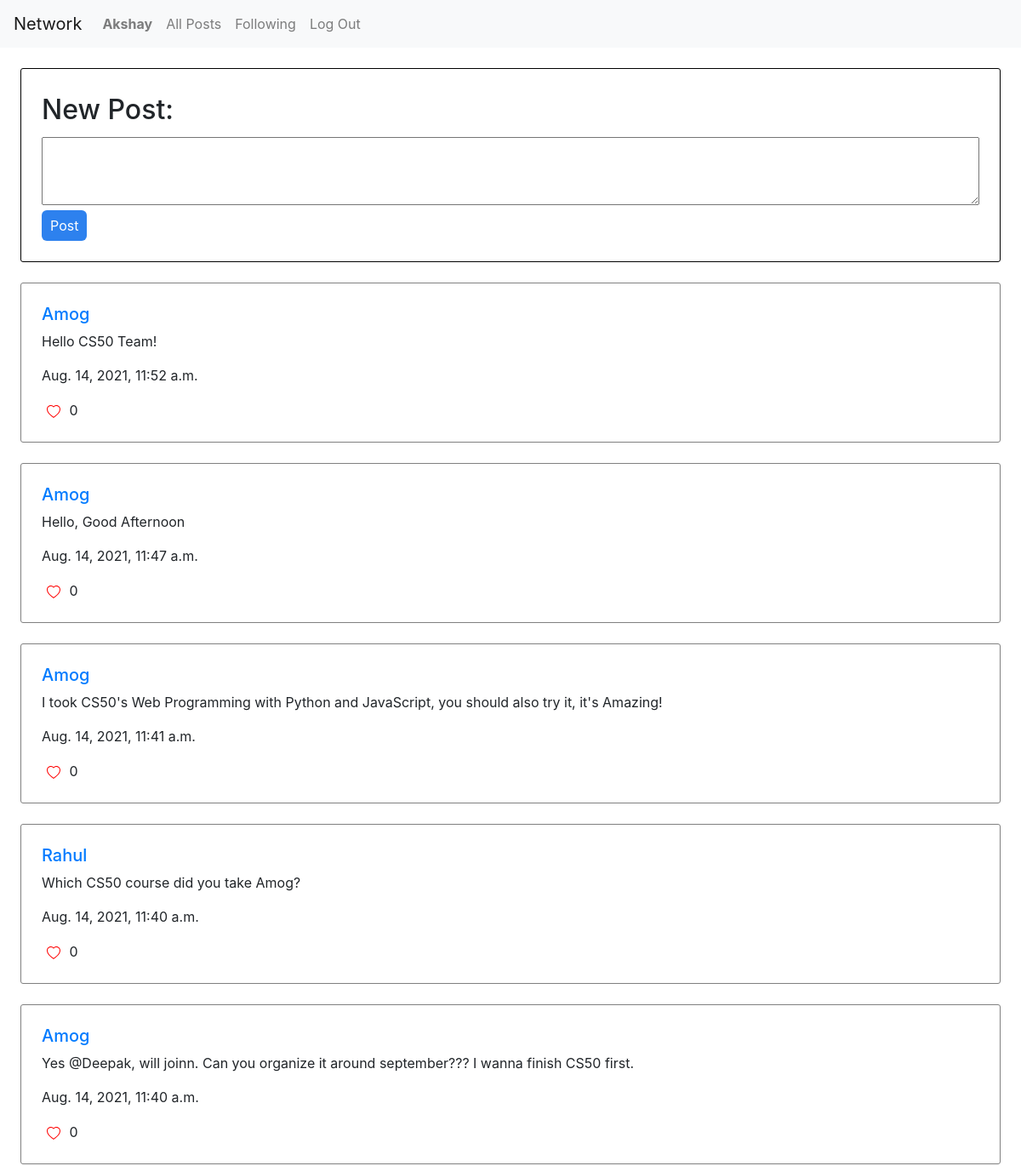
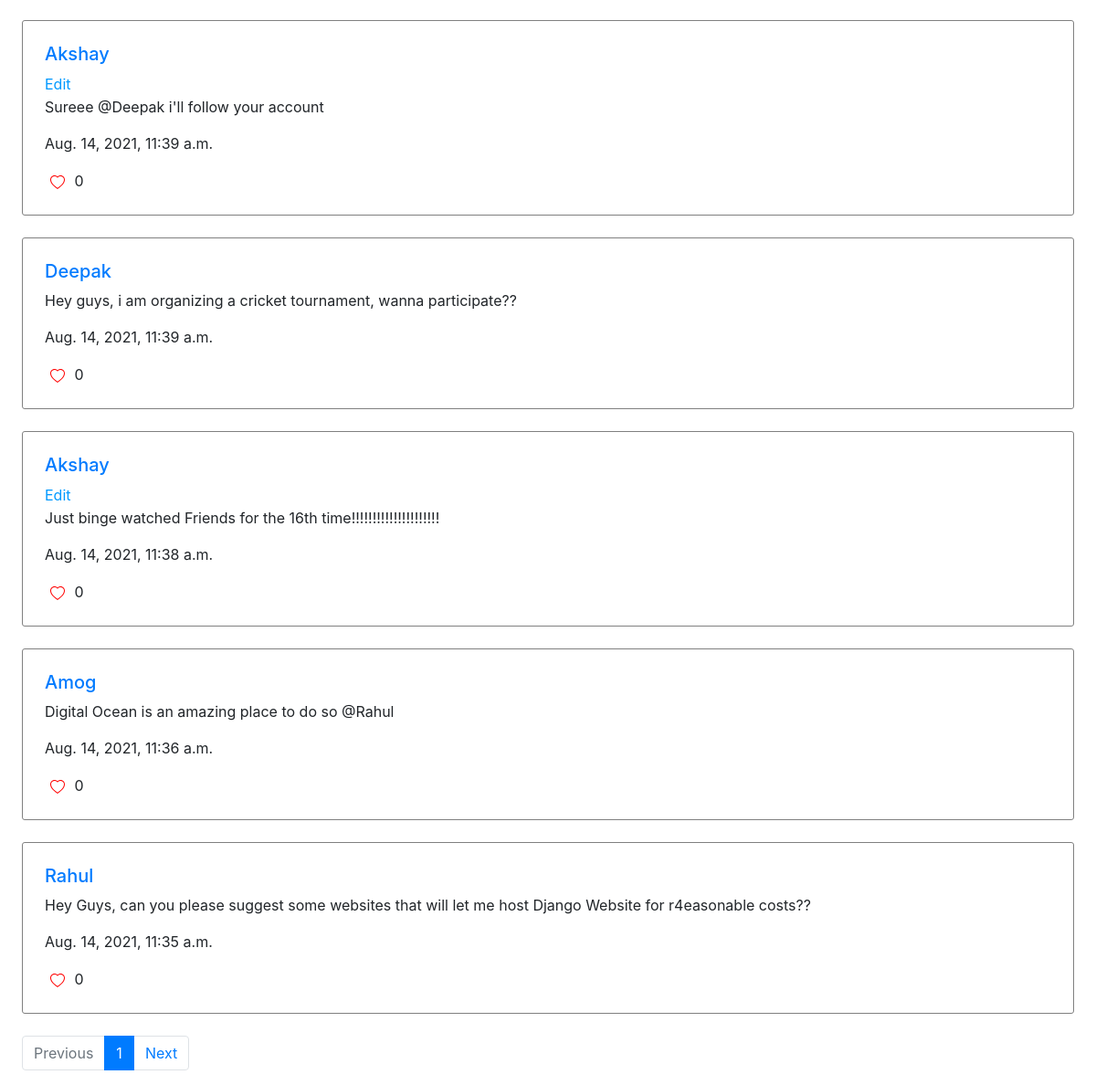
Screenshot of / (signed in) with the database file from the repository (2 pictures, top to bottom).
### network/models.py (models this page shows, shortened)
class User(AbstractUser):
    pass

class Post(models.Model):
    poster=models.ForeignKey(User,on_delete=models.CASCADE,related_name="poster")
    post_content=models.TextField(default=None,verbose_name="New Post")
    date=models.DateTimeField(default=datetime.datetime.now())
    likes=models.ManyToManyField(User,blank=True,related_name="post")

### network/views.py (the view, shortened to what this page needs)
# urls.py: path("", views.index, name="index"),
def index(request):
    all_post = Post.objects.all()[::-1]
    paginator = Paginator(all_post, 10)
    page_number = request.GET.get('page')
    page_obj = paginator.get_page(page_number)
    return render(request,"network/index.html",{
        "post_form":CreatePost(),
        'page_obj':page_obj
    })

### network/views.py
class CreatePost(forms.ModelForm):
    class Meta:
        model=Post
        fields=['post_content','date']
        widgets = {'date': forms.HiddenInput()}

### network/templates/network/index.html (shortened to what this page needs)
{% extends "network/layout.html" %}
{% block body %}
    <div style="margin-top: 2%; margin-left: 2%; margin-right: 2%; border: 1px solid black; padding: 2%; border-radius: 3px;">
        <form action="{% url 'index' %}" method="POST">
            {{post_form}}
            <div><input class="button_blue" type="submit" value="Post"></div>
        </form>
    </div>
    <div style="display: grid; grid-template-columns: 100%;">
        {% for post in page_obj %}
            <div id="normal_div{{post.id}}" style="margin-top: 2%; margin-left: 2%; margin-right: 2%; border: 1px solid gray; padding: 2%; border-radius: 3px;">
                <h5><a href="{% url 'profile' post.poster %}">{{post.poster}}</a></h5>
                {% if request.user == post.poster %}
                    <button class="edit_button_class" id="edit_button{{post.id}}" style="padding-left: 0; outline: none; appearance: none; border: none; background-color: transparent; color: rgb(0, 153, 255);">Edit</button>
                {% endif %}
                <p id="content{{post.id}}" >{{post.post_content}}</p>
                <p>{{post.date}}</p>
                {% if user.is_authenticated %}
                    <div>
                        {% if request.user in post.likes.all %}
                            <button style="background-color: transparent; border: none; outline: none;" data-like_status="0" onclick="sendRequest(this.id,this.getAttribute('data-like_status'))" id="{{post.id}}" class="like_button"><svg xmlns="http://www.w3.org/2000/svg" width="16" height="16" fill="currentColor" class="bi bi-heart-fill" viewBox="0 0 16 16" style="color: red;">
                                <path fill-rule="evenodd" d="M8 1.314C12.438-3.248 23.534 4.735 8 15-7.534 4.736 3.562-3.248 8 1.314z"/></svg>
                            </button>
                        {% else %}
                            <button style="background-color: transparent; border: none; outline: none;" data-like_status="1" onclick="sendRequest(this.id,this.getAttribute('data-like_status'))" id="{{post.id}}" class="like_button">
                            </button>
                        {% endif %}
                        <span id="likecount{{post.id}}">{{ post.likes.all.count }}</span>
                    </div>
                {% endif %}
            </div>
        {% endfor %}
    </div>
    <nav style="margin-left: 2%; margin-top: 2%;" aria-label="...">
        <ul class="pagination">
            {% if page_obj.has_previous %}
                <li class="page-item">
                    <a class="page-link" href="?page={{page_obj.previous_page_number}}">Previous</a>
                </li>
            {% else %}
                <li class="page-item disabled">
                    <a class="page-link" href="#" tabindex="-1" aria-disabled="true">Previous</a>
                </li>
            {% endif %}
          <li class="page-item active" aria-current="page">
            <a class="page-link" href="?page={{page_obj.number}}">{{page_obj.number}}</a>
          </li>
            {% if page_obj.has_next %}
            <li class="page-item">
                <a class="page-link" href="?page={{page_obj.next_page_number}}">Next</a>
            </li>
            {% else %}
                <li class="page-item disabled">
                    <a class="page-link" href="#" tabindex="-1" aria-disabled="true">Next</a>
                </li>
            {% endif %}
        </ul>
    </nav>
{% endblock %}

### network/templates/network/layout.html (shortened to what this page needs)
{% load static %}
<!DOCTYPE html>
<html lang="en">
    <head>
        <link rel="stylesheet" href="https://stackpath.bootstrapcdn.com/bootstrap/4.4.1/css/bootstrap.min.css">
        <link href="{% static 'network/styles.css' %}" rel="stylesheet">
    </head>
    <body>
        <nav class="navbar navbar-expand-lg navbar-light bg-light">
            <a class="navbar-brand" href="{% url 'index' %}">Network</a>
            <div>
              <ul class="navbar-nav mr-auto">
                {% if user.is_authenticated %}
                    <li class="nav-item">
                        <a class="nav-link" href="{% url 'profile' user.username %}"><strong>{{ user.username }}</strong></a>
                    </li>
                {% endif %}
                <li class="nav-item">
                  <a class="nav-link" href="{% url 'index' %}">All Posts</a>
                </li>
                {% if user.is_authenticated %}
                    <li class="nav-item">
                        <a class="nav-link" href="{% url 'following' %}">Following</a>
                    </li>
                    <li class="nav-item">
                        <a class="nav-link" href="{% url 'logout' %}">Log Out</a>
                    </li>
                {% endif %}
              </ul>
            </div>
          </nav>
        <div class="body">
            {% block body %}
            {% endblock %}
        </div>
    </body>
</html>

### network/static/network/styles.css (style rules this page uses)
.button_blue { background-color: rgb(45, 129, 238); border-radius: 6px; border-color: rgb(45, 129, 238); border: 0; padding: 6px; color: white; padding-left: 10px; padding-right: 10px; }
#id_post_content { height: 5em; width: 100%; }
label { width: 100%; font-weight: 500; font-size: xx-large; }

### rows the page displays
User: username "Akshay"
Post: poster "Amog", post_content "Hello CS50 Team!", date "Aug. 14, 2021, 11:52 a.m.", likes.all.count "0"
Post: poster "Amog", post_content "Hello, Good Afternoon", date "Aug. 14, 2021, 11:47 a.m.", likes.all.count "0"
Post: poster "Amog", post_content "I took CS50's Web Programming with Python and JavaScript, you should also try it, it's Amazing!", date "Aug. 14, 2021, 11:41 a.m.", likes.all.count "0"
Post: poster "Rahul", post_content "Which CS50 course did you take Amog?", date "Aug. 14, 2021, 11:40 a.m.", likes.all.count "0"
Post: poster "Amog", post_content "Yes @Deepak, will joinn. Can you organize it around september??? I wanna finish CS50 first.", date "Aug. 14, 2021, 11:40 a.m.", likes.all.count "0"
Post: poster "Akshay", post_content "Sureee @Deepak i'll follow your account", date "Aug. 14, 2021, 11:39 a.m.", likes.all.count "0"
Post: poster "Deepak", post_content "Hey guys, i am organizing a cricket tournament, wanna participate??", date "Aug. 14, 2021, 11:39 a.m.", likes.all.count "0"
Post: poster "Akshay", post_content "Just binge watched Friends for the 16th time!!!!!!!!!!!!!!!!!!!!!", date "Aug. 14, 2021, 11:38 a.m.", likes.all.count "0"
Post: poster "Amog", post_content "Digital Ocean is an amazing place to do so @Rahul", date "Aug. 14, 2021, 11:36 a.m.", likes.all.count "0"
Post: poster "Rahul", post_content "Hey Guys, can you please suggest some websites that will let me host Django Website for r4easonable costs??", date "Aug. 14, 2021, 11:35 a.m.", likes.all.count "0"

### other values shown
{{ page_obj.number }} "1"
